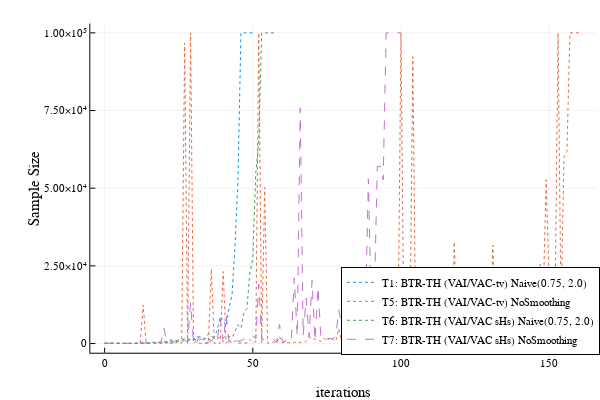

Source (notebook cell):
### Code cell
indicesVariance = [1,5]
indicesNormal = 1:2

p_sample = plot(xlabel="iterations", ylabel="Sample Size", legend=:bottomright)

for i in indicesVariance
    plot!(p_sample, alltests.all_dataVariance[i].IterAccumulator, alltests.all_dataVariance[i].SamplingSizeAccumulator, 
        label = alltests.all_legendVariance[i],  line=lines[i%4 + 1])
end

for i in indicesNormal
    plot!(p_sample, alltests.all_dataNormal[i].IterAccumulator, alltests.all_dataNormal[i].SamplingSizeAccumulator, 
                label = alltests.all_legendNormal[i],  line=lines[i%4 + 1])
end

savefig(p_sample, "SampleSize_Hessian.svg")

p_sample

### Figure 1 — Plotly figure (JSON) as saved in the notebook; plotly's stock layout.template omitted (floating-point values rounded to 4 significant figures; data arrays with more than 128 entries replaced by an {"elided": "..."} marker saying what was removed)
{"data": [{"colorbar": {"title": ""}, "legendgroup": "T1: BTR-TH (VAI/VAC-tv) Naive(0.75, 2.0)", "line": {"color": "rgba(0, 154, 250, 1.000)", "dash": "dot", "shape": "linear", "width": 1}, "mode": "lines", "name": "T1: BTR-TH (VAI/VAC-tv) Naive(0.75, 2.0)", "showlegend": true, "type": "scatter", "x": [0, 1, 2, 3, 4, 5, 6, 7, 8, 9, 10, 11, 12, 13, 14, 15, 16, 17, 18, 19, 20, 21, 22, 23, 24, 25, 26, 27, 28, 29, 30, 31, 32, 33, 34, 35, 36, 37, 38, 39, 40, 41, 42, 43, 44, 45, 46, 47, 48, 49, 50], "xaxis": "x", "y": [100, 75, 57, 54, 56, 58, 60, 62, 64, 64, 66, 132, 99, 75, 150, 113, 226, 452, 339, 265, 530, 602, 1204, 903, 678, 509, 954, 716, 832, 1398, 1190, 2380, 1785, 1339, 1359, 1434, 1076, 2152, 4304, 8608, 7663, 5748, 11496, 15747, 31494, 52916, 100000, 100000, 100000, 100000, 100000], "yaxis": "y", "zmax": null, "zmin": null}, {"colorbar": {"title": ""}, "legendgroup": "T5: BTR-TH (VAI/VAC-tv) NoSmoothing", "line": {"color": "rgba(227, 111, 71, 1.000)", "dash": "dot", "shape": "linear", "width": 1}, "mode": "lines", "name": "T5: BTR-TH (VAI/VAC-tv) NoSmoothing", "showlegend": true, "type": "scatter", "x": {"elided": "162 int values"}, "xaxis": "x", "y": {"elided": "162 int values"}, "yaxis": "y", "zmax": null, "zmin": null}, {"colorbar": {"title": ""}, "legendgroup": "T6: BTR-TH (VAI/VAC sHs) Naive(0.75, 2.0)", "line": {"color": "rgba(62, 164, 78, 1.000)", "dash": "dot", "shape": "linear", "width": 1}, "mode": "lines", "name": "T6: BTR-TH (VAI/VAC sHs) Naive(0.75, 2.0)", "showlegend": true, "type": "scatter", "x": [0, 1, 2, 3, 4, 5, 6, 7, 8, 9, 10, 11, 12, 13, 14, 15, 16, 17, 18, 19, 20, 21, 22, 23, 24, 25, 26, 27, 28, 29, 30, 31, 32, 33, 34, 35, 36, 37, 38, 39, 40, 41, 42, 43, 44, 45, 46, 47, 48, 49, 50, 51, 52, 53, 54, 55, 56, 57, 58], "xaxis": "x", "y": [100, 75, 57, 54, 56, 58, 60, 62, 64, 64, 64, 66, 132, 225, 231, 209, 418, 359, 317, 519, 390, 390, 390, 464, 928, 1153, 1170, 1471, 1104, 1504, 1128, 1377, 1033, 2066, 1550, 3100, 2325, 1744, 1442, 2171, 1856, 2497, 2277, 1923, 3846, 6056, 4945, 9890, 11333, 22666, 27517, 55034, 64909, 100000, 100000, 100000, 100000, 100000, 100000], "yaxis": "y", "zmax": null, "zmin": null}, {"colorbar": {"title": ""}, "legendgroup": "T7: BTR-TH (VAI/VAC sHs) NoSmoothing", "line": {"color": "rgba(195, 113, 210, 1.000)", "dash": "dash", "shape": "linear", "width": 1}, "mode": "lines", "name": "T7: BTR-TH (VAI/VAC sHs) NoSmoothing", "showlegend": true, "type": "scatter", "x": [0, 1, 2, 3, 4, 5, 6, 7, 8, 9, 10, 11, 12, 13, 14, 15, 16, 17, 18, 19, 20, 21, 22, 23, 24, 25, 26, 27, 28, 29, 30, 31, 32, 33, 34, 35, 36, 37, 38, 39, 40, 41, 42, 43, 44, 45, 46, 47, 48, 49, 50, 51, 52, 53, 54, 55, 56, 57, 58, 59, 60, 61, 62, 63, 64, 65, 66, 67, 68, 69, 70, 71, 72, 73, 74, 75, 76, 77, 78, 79, 80, 81, 82, 83, 84, 85, 86, 87, 88, 89, 90, 91, 92, 93, 94, 95, 96, 97, 98, 99, 100], "xaxis": "x", "y": [100, 50, 52, 54, 56, 58, 60, 62, 75, 75, 66, 564, 70, 248, 74, 74, 206, 673, 391, 305, 4970, 161, 161, 161, 1011, 152, 386, 1189, 206, 13181, 137, 137, 2477, 104, 373, 351, 800, 1994, 866, 8134, 439, 9118, 281, 464, 1417, 741, 886, 1500, 1687, 1521, 2471, 1577, 19163, 1367, 1367, 1367, 1367, 1367, 367, 6139, 648, 648, 2541, 1606, 21132, 2321, 75871, 2541, 14671, 2050, 20380, 893, 18219, 1513, 1513, 1513, 1513, 1513, 2250, 10860, 5816, 11461, 11216, 15853, 11144, 7730, 21130, 13896, 9469, 52990, 8518, 13361, 56933, 57051, 52679, 100000, 100000, 100000, 100000, 100000, 100000], "yaxis": "y", "zmax": null, "zmin": null}], "layout": {"annotations": [], "height": 400, "legend": {"bgcolor": "rgba(255, 255, 255, 1.000)", "bordercolor": "rgba(0, 0, 0, 1.000)", "borderwidth": 1, "font": {"color": "rgba(0, 0, 0, 1.000)", "family": "sans-serif", "size": 11}, "title": {"font": {"color": "rgba(0, 0, 0, 1.000)", "family": "sans-serif", "size": 15}, "text": ""}, "tracegroupgap": 0, "traceorder": "normal", "x": 1, "xanchor": "right", "y": 0.07, "yanchor": "bottom"}, "margin": {"b": 20, "l": 0, "r": 0, "t": 20}, "paper_bgcolor": "rgba(255, 255, 255, 1.000)", "plot_bgcolor": "rgba(255, 255, 255, 1.000)", "showlegend": true, "width": 600, "xaxis": {"anchor": "y", "domain": [0.1505, 0.9934], "gridcolor": "rgba(0, 0, 0, 0.100)", "gridwidth": 0.5, "linecolor": "rgba(0, 0, 0, 1.000)", "mirror": false, "range": [-4.83, 165.8], "showgrid": true, "showline": true, "showticklabels": true, "tickangle": 0, "tickcolor": "rgb(0, 0, 0)", "tickfont": {"color": "rgba(0, 0, 0, 1.000)", "family": "sans-serif", "size": 11}, "tickmode": "array", "ticks": "inside", "ticktext": ["0", "50", "100", "150"], "tickvals": [0, 50, 100, 150], "title": "iterations", "titlefont": {"color": "rgba(0, 0, 0, 1.000)", "family": "sans-serif", "size": 15}, "type": "-", "visible": true, "zeroline": false, "zerolinecolor": "rgba(0, 0, 0, 1.000)"}, "yaxis": {"anchor": "x", "domain": [0.07581, 0.9902], "gridcolor": "rgba(0, 0, 0, 0.100)", "gridwidth": 0.5, "linecolor": "rgba(0, 0, 0, 1.000)", "mirror": false, "range": [-2948.0, 103000.0], "showgrid": true, "showline": true, "showticklabels": true, "tickangle": 0, "tickcolor": "rgb(0, 0, 0)", "tickfont": {"color": "rgba(0, 0, 0, 1.000)", "family": "sans-serif", "size": 11}, "tickmode": "array", "ticks": "inside", "ticktext": ["0", "2.50×10⁴", "5.00×10⁴", "7.50×10⁴", "1.00×10⁵"], "tickvals": [0, 25000, 50000, 75000, 100000], "title": "Sample Size", "titlefont": {"color": "rgba(0, 0, 0, 1.000)", "family": "sans-serif", "size": 15}, "type": "-", "visible": true, "zeroline": false, "zerolinecolor": "rgba(0, 0, 0, 1.000)"}}}
